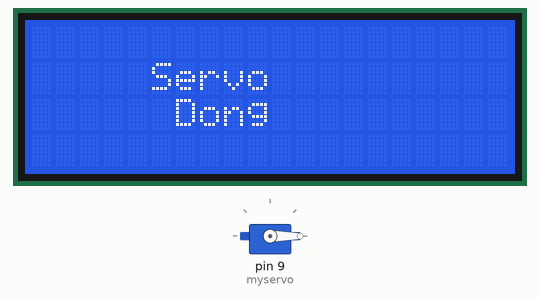
This sketch was run on a simulated Arduino Uno, built with avr-gcc and run on an emulated ATmega328P. Parts: 20×4 character LCD, servo.

Above: at 0.1 s.
At 5.1 s:
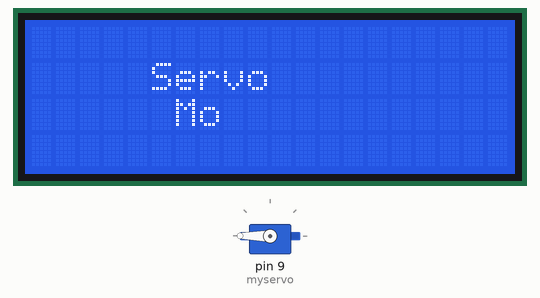
Timing chart, 0 to 126.8 s (numbered marks = the images above):
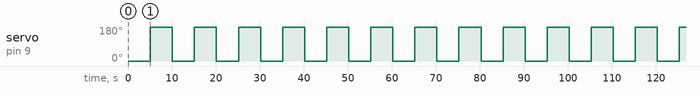

The sketch:

manhinhhienthitrangthaiservo.ino
```cpp
#include <LiquidCrystal_I2C.h>
#include <Servo.h>
Servo myservo;
#define I2C_ADDR  0x27
#define LCD_COLUMNS 20
#define LCD_LINES 4

LiquidCrystal_I2C lcd(I2C_ADDR, LCD_COLUMNS, LCD_LINES);

void setup() {
  lcd.init();
  lcd.backlight();
  myservo.attach(9);

}


void loop() {
    myservo.write(0);
    lcd.setCursor(5,1);
    lcd.print("Servo");
    lcd.setCursor(6,2);
    lcd.print("Dong");
    delay(5000);
    myservo.write(180);
    lcd.setCursor(5,1);
    lcd.print("Servo");
    lcd.setCursor(6,2);
    lcd.print("Mo  ");
    delay(5000);
   }
```

Measured:
- by itself, servo on pin 9 (myservo): alternates 180° for 5.0 s and 0° for 5.0 s
